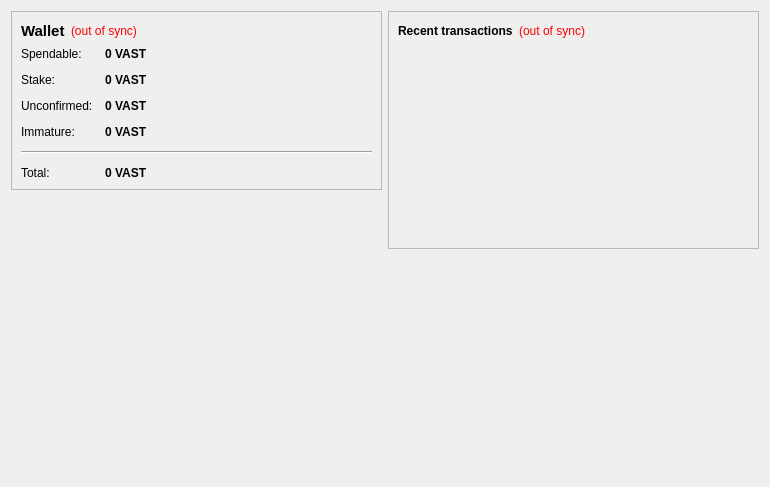
<?xml version="1.0" encoding="UTF-8"?>
<ui version="4.0">
 <class>OverviewPage</class>
 <widget class="QWidget" name="OverviewPage">
  <property name="geometry">
   <rect>
    <x>0</x>
    <y>0</y>
    <width>770</width>
    <height>487</height>
   </rect>
  </property>
  <property name="windowTitle">
   <string>Form</string>
  </property>
  <layout class="QHBoxLayout" name="horizontalLayout" stretch="1,1">
   <item>
    <layout class="QVBoxLayout" name="verticalLayout_2">
     <item>
      <widget class="QFrame" name="frame">
       <property name="frameShape">
        <enum>QFrame::StyledPanel</enum>
       </property>
       <property name="frameShadow">
        <enum>QFrame::Raised</enum>
       </property>
       <layout class="QVBoxLayout" name="verticalLayout_4">
        <item>
         <layout class="QHBoxLayout" name="horizontalLayout_4">
          <item>
           <widget class="QLabel" name="label_5">
            <property name="font">
             <font>
              <pointsize>11</pointsize>
              <weight>75</weight>
              <bold>true</bold>
             </font>
            </property>
            <property name="text">
             <string>Wallet</string>
            </property>
           </widget>
          </item>
          <item>
           <widget class="QLabel" name="labelWalletStatus">
            <property name="toolTip">
             <string>The displayed information may be out of date. Your wallet automatically synchronizes with the VastCoin network after a connection is established, but this process has not completed yet.</string>
            </property>
            <property name="styleSheet">
             <string notr="true">QLabel { color: red; }</string>
            </property>
            <property name="text">
             <string notr="true">(out of sync)</string>
            </property>
            <property name="alignment">
             <set>Qt::AlignLeading|Qt::AlignLeft|Qt::AlignVCenter</set>
            </property>
           </widget>
          </item>
          <item>
           <spacer name="horizontalSpacer_2">
            <property name="orientation">
             <enum>Qt::Horizontal</enum>
            </property>
            <property name="sizeHint" stdset="0">
             <size>
              <width>40</width>
              <height>20</height>
             </size>
            </property>
           </spacer>
          </item>
         </layout>
        </item>
        <item>
         <layout class="QFormLayout" name="formLayout_2">
          <property name="fieldGrowthPolicy">
           <enum>QFormLayout::AllNonFixedFieldsGrow</enum>
          </property>
          <property name="horizontalSpacing">
           <number>12</number>
          </property>
          <property name="verticalSpacing">
           <number>12</number>
          </property>
          <item row="0" column="0">
           <widget class="QLabel" name="label">
            <property name="text">
             <string>Spendable:</string>
            </property>
           </widget>
          </item>
          <item row="0" column="1">
           <widget class="QLabel" name="labelBalance">
            <property name="font">
             <font>
              <weight>75</weight>
              <bold>true</bold>
             </font>
            </property>
            <property name="cursor">
             <cursorShape>IBeamCursor</cursorShape>
            </property>
            <property name="toolTip">
             <string>Your current spendable balance</string>
            </property>
            <property name="text">
             <string notr="true">0 VAST</string>
            </property>
            <property name="textInteractionFlags">
             <set>Qt::LinksAccessibleByMouse|Qt::TextSelectableByKeyboard|Qt::TextSelectableByMouse</set>
            </property>
           </widget>
          </item>
          <item row="1" column="0">
           <widget class="QLabel" name="label_6">
            <property name="text">
             <string>Stake:</string>
            </property>
           </widget>
          </item>
          <item row="1" column="1">
           <widget class="QLabel" name="labelStake">
            <property name="font">
             <font>
              <weight>75</weight>
              <bold>true</bold>
             </font>
            </property>
            <property name="cursor">
             <cursorShape>IBeamCursor</cursorShape>
            </property>
            <property name="toolTip">
             <string>Total of coins that was staked, and do not yet count toward the current balance</string>
            </property>
            <property name="text">
             <string notr="true">0 VAST</string>
            </property>
            <property name="textInteractionFlags">
             <set>Qt::LinksAccessibleByMouse|Qt::TextSelectableByKeyboard|Qt::TextSelectableByMouse</set>
            </property>
           </widget>
          </item>
          <item row="2" column="0">
           <widget class="QLabel" name="label_3">
            <property name="text">
             <string>Unconfirmed:</string>
            </property>
           </widget>
          </item>
          <item row="2" column="1">
           <widget class="QLabel" name="labelUnconfirmed">
            <property name="font">
             <font>
              <weight>75</weight>
              <bold>true</bold>
             </font>
            </property>
            <property name="cursor">
             <cursorShape>IBeamCursor</cursorShape>
            </property>
            <property name="toolTip">
             <string>Total of transactions that have yet to be confirmed, and do not yet count toward the current balance</string>
            </property>
            <property name="text">
             <string notr="true">0 VAST</string>
            </property>
            <property name="textInteractionFlags">
             <set>Qt::LinksAccessibleByMouse|Qt::TextSelectableByKeyboard|Qt::TextSelectableByMouse</set>
            </property>
           </widget>
          </item>
          <item row="3" column="0">
           <widget class="QLabel" name="labelImmatureText">
            <property name="text">
             <string>Immature:</string>
            </property>
           </widget>
          </item>
          <item row="3" column="1">
           <widget class="QLabel" name="labelImmature">
            <property name="font">
             <font>
              <weight>75</weight>
              <bold>true</bold>
             </font>
            </property>
            <property name="toolTip">
             <string>Mined balance that has not yet matured</string>
            </property>
            <property name="text">
             <string notr="true">0 VAST</string>
            </property>
            <property name="textInteractionFlags">
             <set>Qt::LinksAccessibleByMouse|Qt::TextSelectableByKeyboard|Qt::TextSelectableByMouse</set>
            </property>
           </widget>
          </item>
          <item row="4" column="0" colspan="2">
           <widget class="Line" name="line">
            <property name="orientation">
             <enum>Qt::Horizontal</enum>
            </property>
           </widget>
          </item>
          <item row="5" column="0">
           <widget class="QLabel" name="labelTotalText">
            <property name="text">
             <string>Total:</string>
            </property>
           </widget>
          </item>
          <item row="5" column="1">
           <widget class="QLabel" name="labelTotal">
            <property name="font">
             <font>
              <weight>75</weight>
              <bold>true</bold>
             </font>
            </property>
            <property name="cursor">
             <cursorShape>IBeamCursor</cursorShape>
            </property>
            <property name="toolTip">
             <string>Your current total balance</string>
            </property>
            <property name="text">
             <string notr="true">0 VAST</string>
            </property>
            <property name="textInteractionFlags">
             <set>Qt::LinksAccessibleByMouse|Qt::TextSelectableByKeyboard|Qt::TextSelectableByMouse</set>
            </property>
           </widget>
          </item>
         </layout>
        </item>
       </layout>
      </widget>
     </item>
     <item>
      <spacer name="verticalSpacer">
       <property name="orientation">
        <enum>Qt::Vertical</enum>
       </property>
       <property name="sizeHint" stdset="0">
        <size>
         <width>20</width>
         <height>40</height>
        </size>
       </property>
      </spacer>
     </item>
     <item>
      <widget class="QLabel" name="label_2">
       <property name="autoFillBackground">
        <bool>true</bool>
       </property>
       <property name="text">
        <string/>
       </property>
       <property name="pixmap">
        <pixmap resource="../bitcoin.qrc">:/icons/drmbg</pixmap>
       </property>
       <property name="scaledContents">
        <bool>false</bool>
       </property>
       <property name="margin">
        <number>0</number>
       </property>
      </widget>
     </item>
    </layout>
   </item>
   <item>
    <layout class="QVBoxLayout" name="verticalLayout_3">
     <item>
      <widget class="QFrame" name="frame_2">
       <property name="frameShape">
        <enum>QFrame::StyledPanel</enum>
       </property>
       <property name="frameShadow">
        <enum>QFrame::Raised</enum>
       </property>
       <layout class="QVBoxLayout" name="verticalLayout">
        <item>
         <layout class="QHBoxLayout" name="horizontalLayout_2">
          <item>
           <widget class="QLabel" name="label_4">
            <property name="text">
             <string>&lt;b&gt;Recent transactions&lt;/b&gt;</string>
            </property>
           </widget>
          </item>
          <item>
           <widget class="QLabel" name="labelTransactionsStatus">
            <property name="toolTip">
             <string>The displayed information may be out of date. Your wallet automatically synchronizes with the VastCoin network after a connection is established, but this process has not completed yet.</string>
            </property>
            <property name="styleSheet">
             <string notr="true">QLabel { color: red; }</string>
            </property>
            <property name="text">
             <string notr="true">(out of sync)</string>
            </property>
            <property name="alignment">
             <set>Qt::AlignRight|Qt::AlignTrailing|Qt::AlignVCenter</set>
            </property>
           </widget>
          </item>
          <item>
           <spacer name="horizontalSpacer">
            <property name="orientation">
             <enum>Qt::Horizontal</enum>
            </property>
            <property name="sizeHint" stdset="0">
             <size>
              <width>40</width>
              <height>20</height>
             </size>
            </property>
           </spacer>
          </item>
         </layout>
        </item>
        <item>
         <widget class="QListView" name="listTransactions">
          <property name="styleSheet">
           <string notr="true">QListView { background: transparent; }</string>
          </property>
          <property name="frameShape">
           <enum>QFrame::NoFrame</enum>
          </property>
          <property name="verticalScrollBarPolicy">
           <enum>Qt::ScrollBarAlwaysOff</enum>
          </property>
          <property name="horizontalScrollBarPolicy">
           <enum>Qt::ScrollBarAlwaysOff</enum>
          </property>
          <property name="selectionMode">
           <enum>QAbstractItemView::NoSelection</enum>
          </property>
         </widget>
        </item>
       </layout>
      </widget>
     </item>
     <item>
      <spacer name="verticalSpacer_2">
       <property name="orientation">
        <enum>Qt::Vertical</enum>
       </property>
       <property name="sizeHint" stdset="0">
        <size>
         <width>20</width>
         <height>40</height>
        </size>
       </property>
      </spacer>
     </item>
    </layout>
   </item>
  </layout>
 </widget>
 <resources/>
 <connections/>
</ui>
